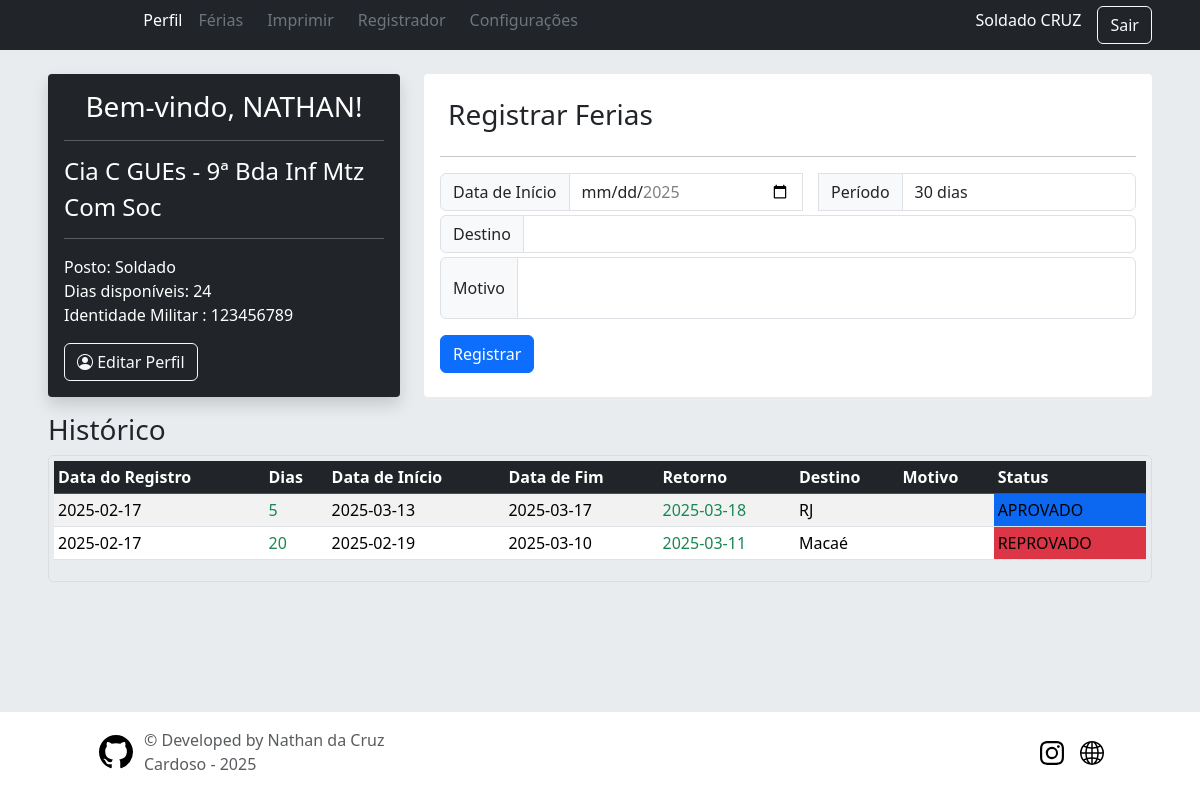
Screenshot of /user/ (signed in) with the database file from the repository.
### app/models/tables.py (models this page shows, shortened)
class Patente(db.Model):
    __tablename__ = 'patentes'
    id = db.Column(db.Integer, primary_key=True)
    abrev = db.Column(db.String(50), nullable=False)
    posto = db.Column(db.String(50), nullable=False)
    users = db.relationship("User",  back_populates='patente')

class User(db.Model, UserMixin):
    __tablename__ = "users"
    id = db.Column(db.Integer, primary_key=True, nullable=False)
    username = db.Column(db.String(30), nullable=False)
    password = db.Column(db.String(255), nullable=False)  # Aumentando o tamanho para suporte a hash
    military_id = db.Column(db.String(30), unique=True, nullable=False)
    nome_completo = db.Column(db.String(30), unique=True, nullable=False)
    nome_guerra = db.Column(db.String(30), nullable=False)
    data_nascimento = db.Column(db.Date, nullable=False)
    nivel = db.Column(db.Integer, nullable=False, default=0)
    dias_disp = db.Column(db.Integer, nullable=False)
    email = db.Column(db.String(30), unique=True, nullable=False)
    telefone = db.Column(db.String(30), unique=True, nullable=False)
    fg_secao_id = db.Column(db.Integer, db.ForeignKey('secoes.id'), nullable=False)
    fg_organization_id = db.Column(db.Integer, db.ForeignKey('organizacoes.id'), nullable=False)
    fg_patente_id = db.Column(db.Integer, db.ForeignKey('patentes.id'), nullable=False)
    patente = db.relationship("Patente",  back_populates='users')
    organizacao = db.relationship("Organizacao",  back_populates='users')
    secao = db.relationship("Secao",  back_populates='users')
    ferias = db.relationship("Vacation",  back_populates='user')

class Organizacao(db.Model):
    __tablename__ = 'organizacoes'
    id = db.Column(db.Integer, primary_key=True)
    abrev = db.Column(db.String(50), nullable=False)
    name = db.Column(db.String(100), nullable=False)
    users = db.relationship("User",  back_populates='organizacao')

class Secao(db.Model):
    __tablename__ = 'secoes'
    id = db.Column(db.Integer, primary_key=True)
    section = db.Column(db.String(50), nullable=False)
    email = db.Column(db.String(100), nullable=False)
    users = db.relationship("User",  back_populates='secao')

class Vacation(db.Model):
    __tablename__ = "vacations"
    id = db.Column(db.Integer, primary_key=True, nullable=False)
    data_inicio = db.Column(db.Date, nullable=False)
    data_fim = db.Column(db.Date, nullable=False)
    data_registro = db.Column(db.Date, nullable=False)
    data_retorno = db.Column(db.Date, nullable=False)
    destino = db.Column(db.String(30), nullable=False)
    motivo = db.Column(db.String(255))
    dias = db.Column(db.Integer, nullable=False)
    fg_users_id = db.Column(db.Integer, db.ForeignKey('users.id',ondelete='CASCADE'), nullable=False)
    fg_states_id = db.Column(db.Integer, db.ForeignKey('states.id',ondelete='CASCADE'), nullable=False)
    user = db.relationship("User", back_populates='ferias')
    state = db.relationship("State", back_populates='ferias')

class State(db.Model):
    __tablename__ = 'states'
    id = db.Column(db.Integer, primary_key=True)
    abrev = db.Column(db.String(50), nullable=False)
    desc = db.Column(db.String(50), nullable=False)
    ferias = db.relationship("Vacation", back_populates='state')

### app/routes/user.py (the view, shortened to what this page needs)
@user_bp.route('/', methods=['GET', 'POST'])
def home():
    my_vacations = Vacation.query.filter_by(fg_users_id=current_user.id).order_by(Vacation.id.desc()).all()
    form = VacationForm()
    return render_template("user/home.html", form=form, ferias=my_vacations)

### app/models/forms.py (shortened to what this page needs)
class VacationForm(FlaskForm):
    periodo_dias = [('1', '30 dias'), ('2', '25 dias'), ('3', '20 dias'), ('4', '15 dias'), ('5', '10 dias'),('6', '5 dias')]
    data_inicio = DateField(
        "Data de Início",
        format='%Y-%m-%d',
        validators=[DataRequired()],
        render_kw={
            'min': (date.today() + timedelta(days=1)).strftime('%Y-%m-%d'),
            'max': date(date.today().year, 12, 31).strftime('%Y-%m-%d')
        }
    )
    periodo = SelectField("Período", choices=periodo_dias, validators=[DataRequired()])
    destino = StringField("Destino", validators=[DataRequired()])
    motivo = TextAreaField("Motivo")
    detalhes = StringField("Detalhes")
    submit = SubmitField('Registrar')

### app/controllers/home.py (called while the page is built)
@lm.user_loader
def load_user(user_id):
    return User.query.get(int(user_id))

### app/routes/user.py (called while the page is built)
@user_bp.before_request
@login_required
def require_login():
    pass

### app/templates/user/home.html (shortened to what this page needs)
{% extends 'layouts/base.html' %}
{% block content %}
<div class="row">
    <div class="col-lg-4">
        <div class="text-bg-dark bg-dark p-3 rounded-1 shadow">
            <h3 class="text-center">Bem-vindo, {{ current_user.nome_completo.split(' ')[0] }}!</h3>
            <hr>
            <h4>{{ current_user.organizacao.name }}</h4>
            <h4>{{ current_user.secao.section }}</h4>
            <hr>
            <p>
                Posto: {{ current_user.patente.posto }} <br>
                Dias disponíveis: {{ current_user.dias_disp }}<br>
                Identidade Militar : {{ current_user.military_id }}
            </p>
            <a href="{{ url_for('user.profile') }}" class="btn btn-outline-light"><i class="bi bi-person-circle"></i> Editar Perfil</a>
        </div>
    </div>
    <div class="col-lg-8 mt-lg-0 mt-2">
        <div class="bg-white p-3 rounded-1 h-100 ">
        {% if current_user.dias_disp > 0 %}
            <form action="{{ url_for('user.home') }}" method="post">
                <h1 class="h3 p-2">Registrar Ferias</h1>
                <hr>
                <div class="input-group">
                    {{ form.data_inicio.label(class="input-group-text") }}
                    {{ form.data_inicio(class="form-control", id="data-inicio") }}
                    {{ form.periodo.label(class="input-group-text") }}
                    {{ form.periodo(class="form-control", id="periodo") }}
                </div>
                <div class="input-group my-1 ">
                    <label for="destino" class="input-group-text">Destino</label>
                    {{ form.destino(class="form-control", id="destino") }}
                </div>
                <div class="input-group my-1 ">
                    {{ form.motivo.label(class="input-group-text") }}
                    {{ form.motivo(class="form-control", maxlength="250", style="resize: none;") }}
                </div>
                <div class="">
                    {{ form.submit(class="btn btn-primary") }}
                </div>
                {% else %}
                <div class="text-center">
                    <h1 class="h3 p-2 text-bg-warning text-white"> <strong>Aviso:</strong></h1>
                    <h1 class="text-info text-black pt-lg-5 pt-3 h3"> <i class="bi bi-calendar-x h1"></i> <br> <br><strong> Você não possui dias disponíveis para registrar </strong></h1>
                </div>
                {% endif %}
            </form>
        </div>
    </div>
    <div class="col-12 mt-3">
        <h3>Histórico</h3>
            <div style="max-height: 250px; overflow-y: auto; border: 1px solid #ddd; border-radius: 5px; padding: 5px;">
                <table class="table table-sm table-striped">
                    <thead class="table-dark">
                        <tr>
                            <th>Data do Registro</th>
                            <th>Dias</th>
                            <th>Data de Início</th>
                            <th>Data de Fim</th>
                            <th>Retorno</th>
                            <th>Destino</th>
                            <th>Motivo</th>
                            <th>Status</th>
                        </tr>
                    </thead>
                    <tbody>
                        {% for f in ferias %}
                        <tr>
                            <td>{{ f.data_registro }}</td>
                            <td class="text-success">{{ f.dias }}</td>
                            <td>{{ f.data_inicio }}</td>
                            <td>{{ f.data_fim }}</td>
                            <td class="text-success">{{ f.data_retorno }}</td>
                            <td>{{ f.destino }}</td>
                            <td>{{ f.motivo }}</td>
                            {% if f.state.id == 1 %}
                                <td class="bg-secondary">{{ f.state.desc }}</td>
                                {% elif f.state.id == 2 %}
                                <td class="bg-primary">{{ f.state.desc }}</td>
                                {% elif f.state.id == 3 %}
                                <td class="bg-danger">{{ f.state.desc }}</td>
                                {% elif f.state.id == 4 %}
                                <td class="bg-success">{{ f.state.desc }}</td>
                                {% elif f.state.id == 5 %}
                                <td class="bg-warning">{{ f.state.desc }}</td>
                                {% elif f.state.id == 6 %}
                                <td class="bg-secondary">{{ f.state.desc }}</td>
                                {% endif %}
                        </tr>
                        {% endfor %}
                    </tbody>
                </table>
            </div>
    </div>
</div>
{% endblock %}

### app/templates/shared/header.html (shortened to what this page needs)
<header class="text-bg-dark shadow">
  <div class="container-fluid">
    <div class="row mx-3 align-items-center">
      <div class="col-1 p-2 order-1">
      </div>
      {% if current_user.is_authenticated %}
      <div class="col-12 col-md-8 order-md-3 order-4 ">
        {% include 'layouts/navbar.html' %}
      </div>
      <div class="col-md-3 col-11 hstack order-3 accordion justify-content-end">
        <h6 class="me-3" role="search">{{ current_user.patente.posto + " " + current_user.nome_guerra }}</h6>
        <a href="{{ url_for('user.logout') }}" class="btn btn-outline-light me-2">Sair</a>
      </div>
      {% endif %}
    </div>
  </div>
</header>

### app/static/css/sign-in.css (style rules this page uses)
html, body { height: 100%; }

### rows the page displays
Patente: patente "Soldado CRUZ", patente.posto "Soldado"
User: nome_completo "NATHAN", dias_disp "24", military_id "123456789"
Organizacao: organizacao.name "Cia C GUEs - 9ª Bda Inf Mtz"
Secao: secao.section "Com Soc"
Vacation: data_registro "2025-02-17", dias "5", data_inicio "2025-03-13", data_fim "2025-03-17", data_retorno "2025-03-18", destino "RJ", state.desc "APROVADO"
Vacation: data_registro "2025-02-17", dias "20", data_inicio "2025-02-19", data_fim "2025-03-10", data_retorno "2025-03-11", destino "Macaé", state.desc "REPROVADO"
